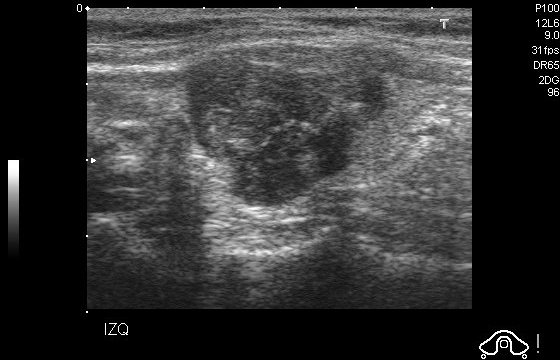
#> input picture Thyroid Ultrasound Images/36_1.jpg, 560 x 360 px
$ python -i image_enhancement.py   (imports and definitions only)
#> lines starting #> are read from the running program, lines starting #| are printed output that depends on the picture
import cv2
import numpy as np
from typing import Union
import io
from PIL import Image

def enhance_image(image: Union[np.ndarray, str, bytes]) -> np.ndarray:
    """
    Enhanced image processing function that can handle file paths, numpy arrays, or bytes
    """
#> called with image = '../Thyroid Ultrasound Images/36_1.jpg'
    try:
        # Handle different input types
        if isinstance(image, str):
            # Input is file path
            image_array = cv2.imread(image)
#> image_array is the input picture: shape (360, 560, 3); min 0, max 255, mean 52.8
        elif isinstance(image, bytes):
            # Input is bytes
            image_pil = Image.open(io.BytesIO(image))
            image_array = np.array(image_pil)
            # Convert RGB to BGR for OpenCV
            if len(image_array.shape) == 3:
                image_array = cv2.cvtColor(image_array, cv2.COLOR_RGB2BGR)
        elif isinstance(image, np.ndarray):
            # Input is already numpy array
            image_array = image
        else:
            raise ValueError("Unsupported image input type")

        if image_array is None:
            raise ValueError("Could not load image")

        # Convert to grayscale if it's a color image
        if len(image_array.shape) == 3:
            image_gray = cv2.cvtColor(image_array, cv2.COLOR_BGR2GRAY)
        else:
            image_gray = image_array

        # Step 1: Contrast Limited Adaptive Histogram Equalization (CLAHE)
        clahe = cv2.createCLAHE(clipLimit=2.0, tileGridSize=(8, 8))
        enhanced = clahe.apply(image_gray)
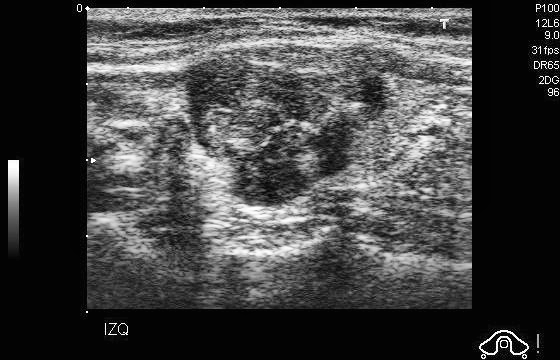
#> enhanced: shape (360, 560); min 2, max 255, mean 66.2

        # Step 2: Gaussian blur for noise reduction
        enhanced = cv2.GaussianBlur(enhanced, (3, 3), 0)
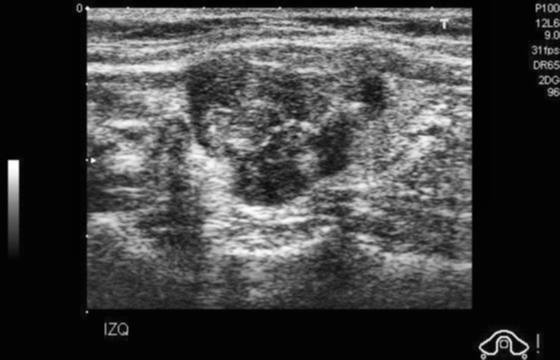
#> enhanced: shape (360, 560); min 2, max 255, mean 66.2

        # Step 3: Sharpening filter
        kernel = np.array([[-1, -1, -1],
                          [-1,  9, -1],
                          [-1, -1, -1]])
        enhanced = cv2.filter2D(enhanced, -1, kernel)
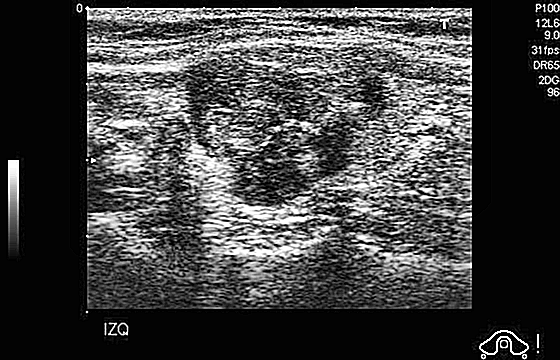
#> enhanced: shape (360, 560); min 0, max 255, mean 67.1

        # Step 4: Normalize the image
        enhanced = cv2.normalize(enhanced, None, 0, 255, cv2.NORM_MINMAX)

        return enhanced

    except Exception as e:
        raise Exception(f"Image enhancement failed: {str(e)}")

def batch_enhance_images(images: list) -> list:
    """Process multiple images"""
    return [enhance_image(img) for img in images]

def compare_image_quality(original: np.ndarray, enhanced: np.ndarray) -> dict:
    """Compare original and enhanced image quality"""
    # Calculate quality metrics
    orig_std = np.std(original)
    enh_std = np.std(enhanced)

    return {
        "original_std_dev": float(orig_std),
        "enhanced_std_dev": float(enh_std),
        "contrast_improvement": float(enh_std - orig_std)
    }

>>> result = enhance_image('../Thyroid Ultrasound Images/36_1.jpg')

$ run again, on Thyroid Ultrasound Images/38_1.jpg
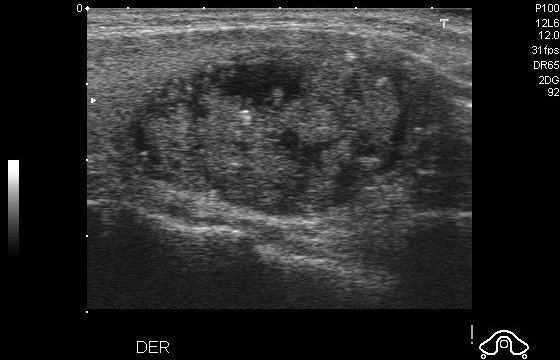
#> input picture Thyroid Ultrasound Images/38_1.jpg, 560 x 360 px
#> in enhance_image, image_array is the input picture: shape (360, 560, 3); min 0, max 255, mean 42.3
#> in enhance_image, `enhanced = cv2.GaussianBlur(enhanced, (3, 3), 0)`:
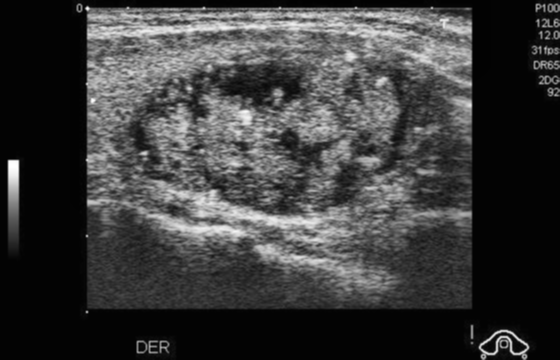
#> enhanced: shape (360, 560); min 2, max 255, mean 59.8
#> in enhance_image, `enhanced = cv2.filter2D(enhanced, -1, kernel)`:
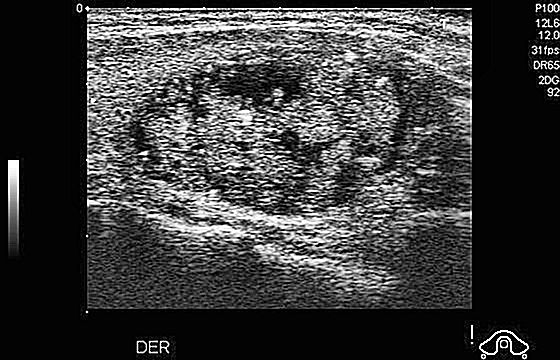
#> enhanced: shape (360, 560); min 0, max 255, mean 61

$ run again, on Thyroid Ultrasound Images/39_1.jpg
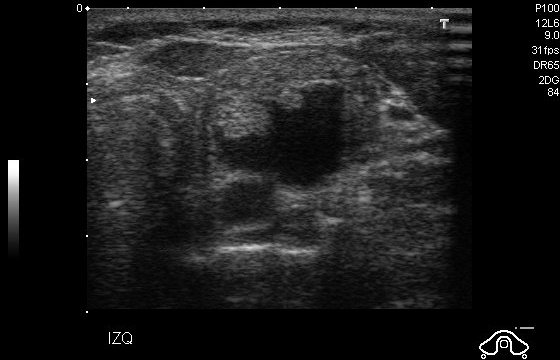
#> input picture Thyroid Ultrasound Images/39_1.jpg, 560 x 360 px
#> in enhance_image, image_array is the input picture: shape (360, 560, 3); min 0, max 255, mean 29.1
#> in enhance_image, `enhanced = cv2.GaussianBlur(enhanced, (3, 3), 0)`:
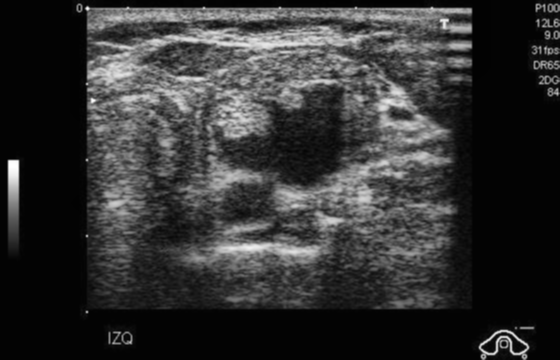
#> enhanced: shape (360, 560); min 2, max 255, mean 50.7
#> in enhance_image, `enhanced = cv2.filter2D(enhanced, -1, kernel)`:
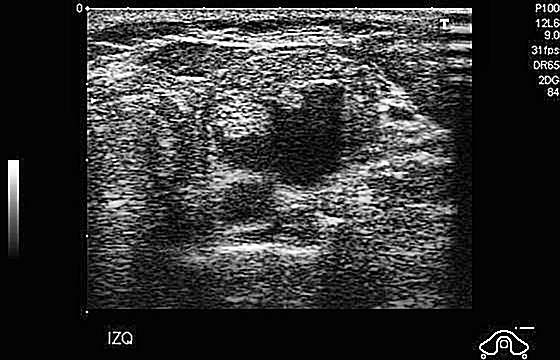
#> enhanced: shape (360, 560); min 0, max 255, mean 52.3

$ run again, on Thyroid Ultrasound Images/3_1.jpg
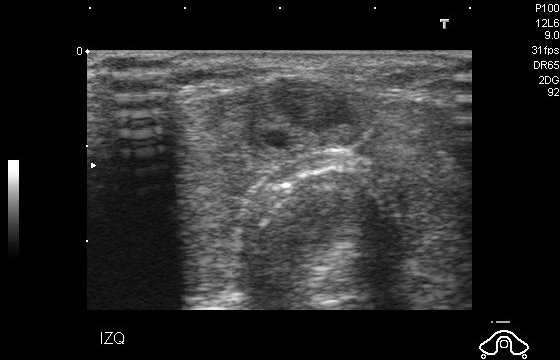
#> input picture Thyroid Ultrasound Images/3_1.jpg, 560 x 360 px
#> in enhance_image, image_array is the input picture: shape (360, 560, 3); min 0, max 255, mean 41.1
#> in enhance_image, `enhanced = clahe.apply(image_gray)`:
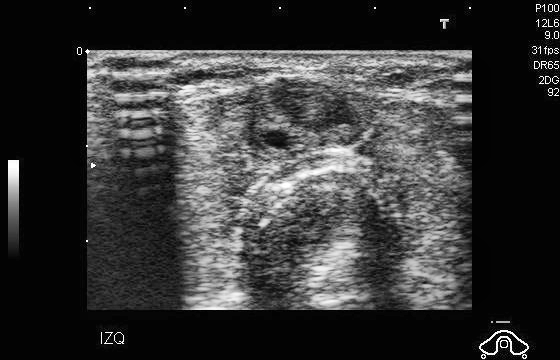
#> enhanced: shape (360, 560); min 2, max 255, mean 54.6
#> in enhance_image, `enhanced = cv2.filter2D(enhanced, -1, kernel)`:
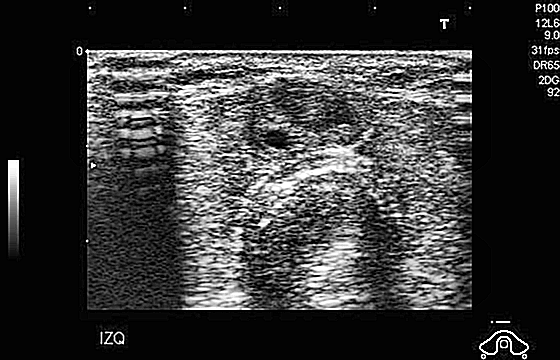
#> enhanced: shape (360, 560); min 0, max 255, mean 55.7
